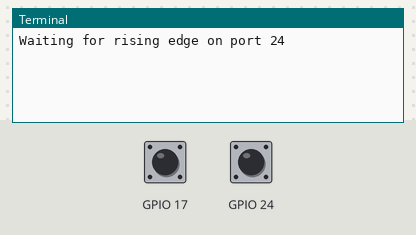
The program below on a simulated Raspberry Pi (BCM pin numbers). On the bench: the last lines printed to the terminal. The test bench sets the inputs (shaded band); at power-on: GPIO 17 LOW, GPIO 24 LOW. At 2.9 s the program stops and its outputs stay as they are.

Above: at 1.2 s.
1.3 s: GPIO 17 pulled HIGH for 0.15 s
At 2.6 s:
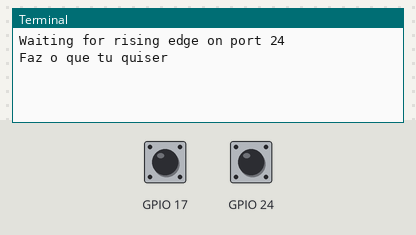
2.9 s: GPIO 24 pulled HIGH for 0.15 s
At 4.1 s:
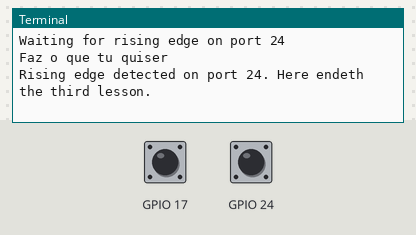

Measured:
- after the input at 1.3 s, the terminal: prints a new line after 0.15 s (image 1)
- after the input at 2.9 s, the terminal: prints a new line at once (image 2)

The program:

interrupiton.py
```python
import RPi.GPIO as GPIO
GPIO.setmode(GPIO.BCM)

# Configurando pino como input de borda de decida
GPIO.setup(17, GPIO.IN, pull_up_down=GPIO.PUD_DOWN)

# GPIO 24 set up as an input, pulled down, connected to 3V3 on button press
GPIO.setup(24, GPIO.IN, pull_up_down=GPIO.PUD_DOWN)

# threaded de callback
# Chama a função quando callback quando um evento é detectado
def my_callback(channel):
    print ("Faz o que tu quiser")


# Adicionando evento referente ao pino selecionado
GPIO.add_event_detect(17, GPIO.FALLING, callback=my_callback, bouncetime=300)


# Esperando o acontecimento de um evento para que o programa nao pare
try:
    print "Waiting for rising edge on port 24"
    GPIO.wait_for_edge(24, GPIO.RISING)
    print "Rising edge detected on port 24. Here endeth the third lesson."

except KeyboardInterrupt:
    pass
```
